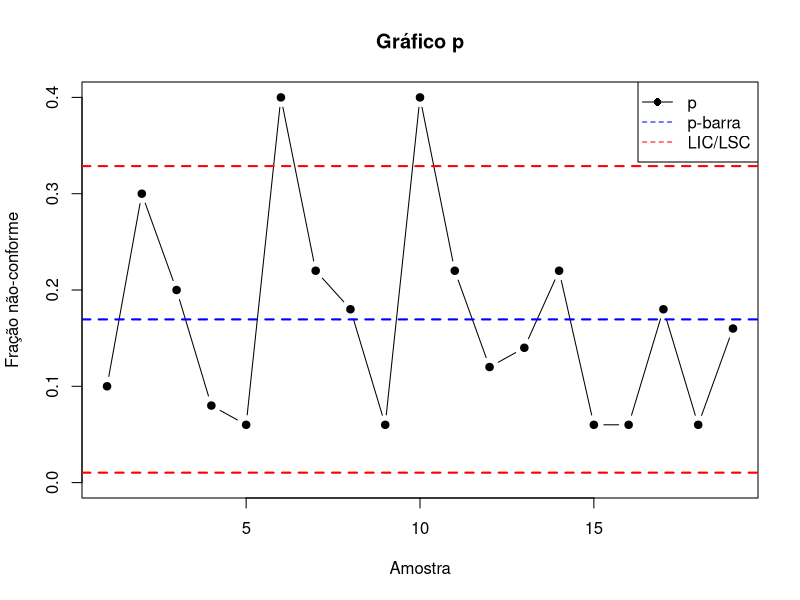
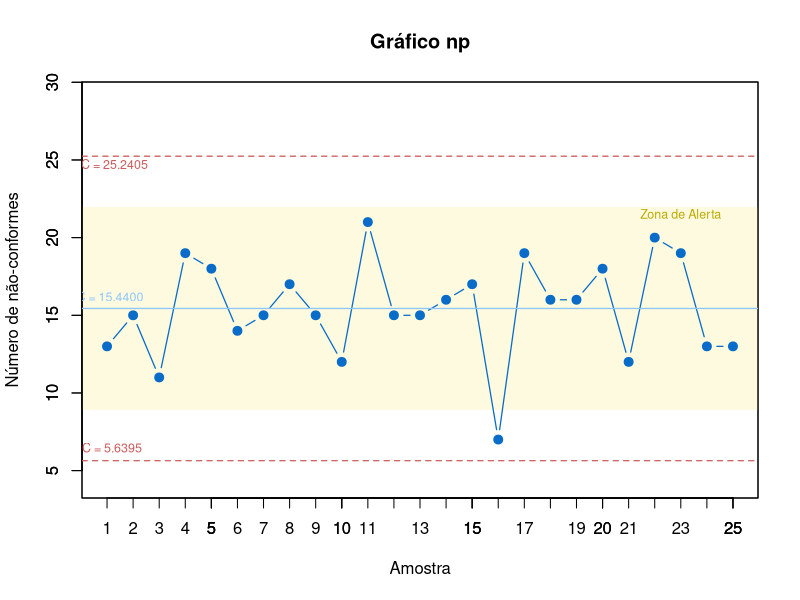
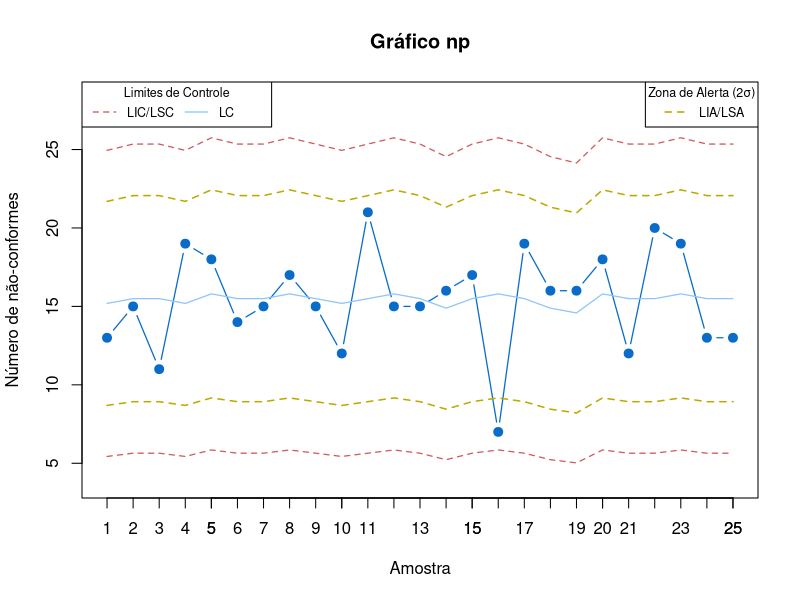
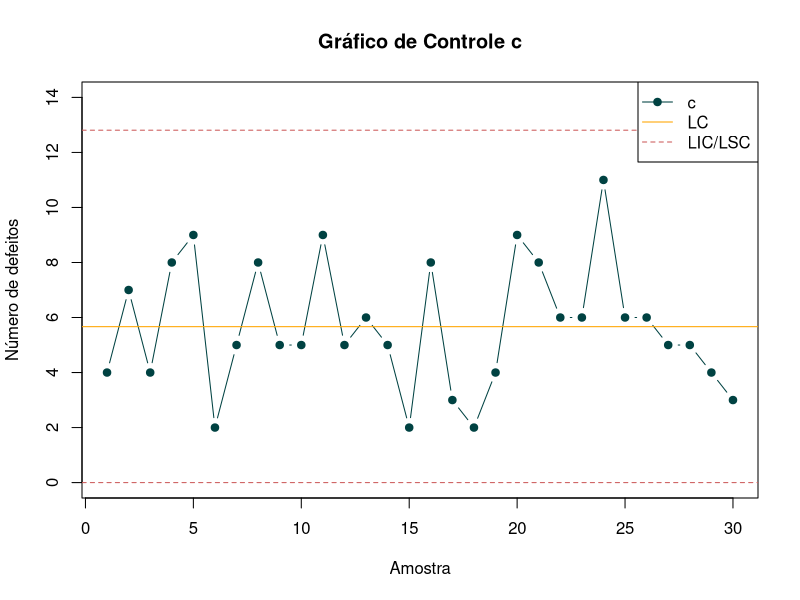
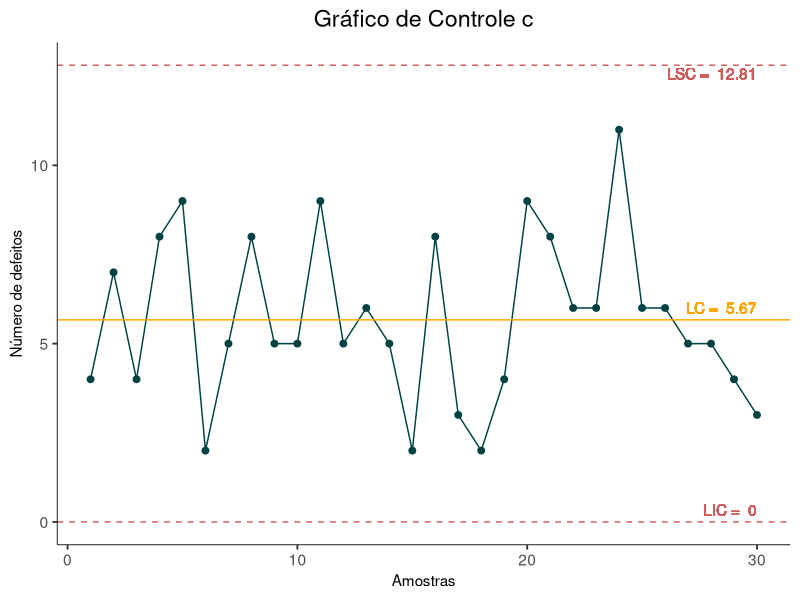
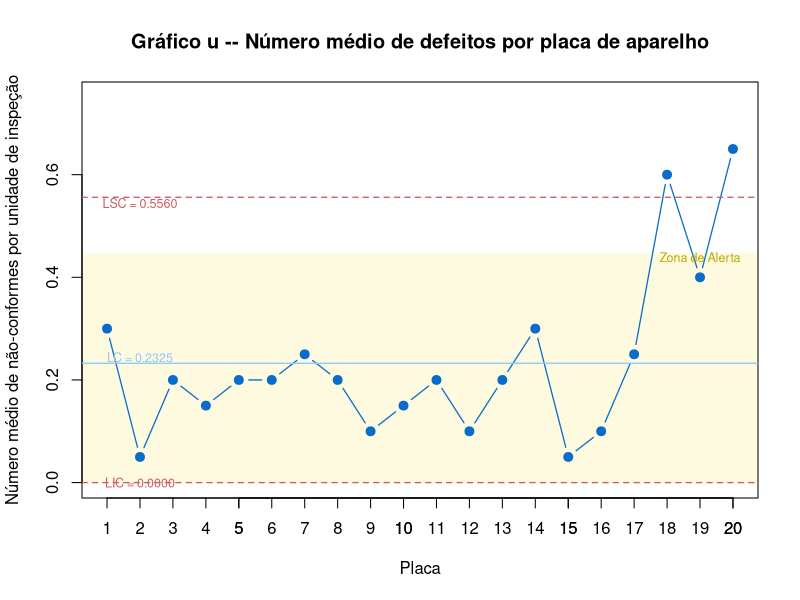
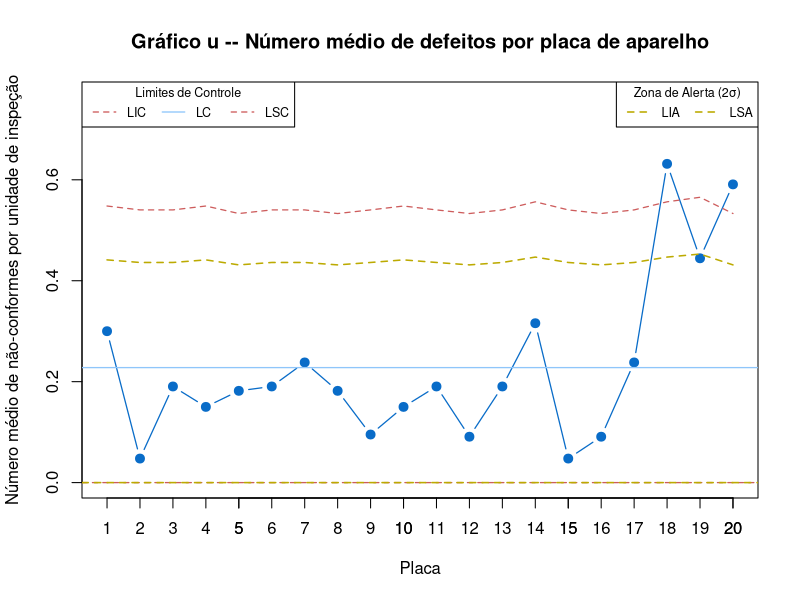

Write the R code that produced these figures, in order.
## ---- chunk 1
dados <- data.frame(
  Amostra = 1:19,
  Di = c(5, 15, 10, 4, 3, 20, 11, 9, 3, 20, 11, 6, 7, 11, 3, 3, 9, 3, 8),
  pi = c(0.1, 0.3, 0.2, 0.08, 0.06, 0.4, 0.22, 0.18, 0.06, 0.4, 0.22, 0.12, 0.14, 0.22, 0.06, 0.06, 0.18, 0.06, 0.16)
)

# Proporção média
p_barra <- mean(dados$pi)
p_barra

#Cálculo dos limites
LSC = p_barra + 3*sqrt((p_barra*(1-p_barra))/50)
LC = p_barra
LIC = p_barra - 3*sqrt((p_barra*(1-p_barra))/50)

cbind(LSC, LIC, LC)
## ---- chunk 2
plot(dados$pi, type = "b", pch = 19, ylim = c(0, max(LSC, max(dados$pi))),
     col = "black",
     main = "Gráfico p",
     ylab = "Fração não-conforme", xlab = "Amostra")

abline(h = c(LSC, LC, LIC), col = c("red", "blue", "red"), 
       lty = c(2,2,2), lwd = 2)

# Legenda
legend("topright", legend = c("p", "p-barra", "LIC/LSC"),
       col = c("black", "blue", "red"), lty = c(1,2,2), pch = c(16, NA, NA))
## ---- chunk 3
require(glue)
n = 50 
set.seed(1235)
D_i = round(rbinom(n=25, size=50, prob=.30),0)
p_i = sapply(D_i, function(x) x / n)

# União de dados em um dataframe
dados = data.frame(Amostra=1:length(D_i), D_i=D_i, p_i=p_i)

# Média das proporções
media_p = mean(p_i)

# Valores de interesse
lc = n*media_p
lsc = n*media_p + 3*sqrt(n*media_p*(1 - media_p))
lic = n*media_p - 3*sqrt(n*media_p*(1 - media_p))

# Valores de alerta (2σ)
lsc_a = n*media_p + 2*sqrt(n*media_p*(1 - media_p))
lic_a = n*media_p - 2*sqrt(n*media_p*(1 - media_p))

# Gráfico np
#par(mfrow = c(1, 1))
# Plot em branco -- definição de limites dos eixos
plot(1:10, 1:10, type = "n", xlab='',ylab='',
	ylim = c(lic*.75, lsc*1.15), xlim = c(1, nrow(dados)))

# Zona de alerta -- deve ser plotado primeiro para permanecer ao fundo
rect(ybottom = lic_a, ytop = lsc_a, xleft=0, xright=26,
	col = rgb(248/255,238/255,153/255, alpha=.30), border = NA)

par(new = TRUE)
plot(dados$D_i, lty = 1, lwd=1.25, pch=19, cex=1.15, type='b',
	ylim = c(lic*.75, lsc*1.15), xlim = c(1, nrow(dados)),
	col='#096CC8', xlab='Amostra', ylab='Número de não-conformes',
	main = 'Gráfico np')
axis(side = 1, at = dados$Amostra, labels=dados$Amostra)

# Plotagem das Linhas dos Limites de Controle
abline(h = c(lsc, lc, lic), col = c('#CD5C5C', '#8FC6FA', '#CD5C5C'),
	lty = c(2,1,2), lwd = 1.25)
text(x = c(1,1,1,23), y = c(lic*1.15,lc*1.05,lsc*0.98, lsc_a*0.98), 
	labels = c(glue("LIC = {sprintf('%.4f', lic)}"), 
		glue("LC = {sprintf('%.4f', lc)}"), 
		glue("LSC = {sprintf('%.4f', lsc)}"), 'Zona de Alerta'), 
	col=c('#CD5C5C', '#8FC6FA', '#CD5C5C','#BCAA01'), cex=.75)

## ---- chunk 4
require(glue)
set.seed(1235)
n_j = sample(48:52, 25, replace=TRUE)                     # Subgrupos variáveis
D_i = c(13,15,11,19,18,14,15,17,15,12,21,15,15,16,17,7,19,16,16,18,12,20,19,13,13)           # Número de defeitos
p_i = D_i / n_j                                           # Proporção de defeitos

# União de dados em um dataframe
dados = data.frame(Amostra=1:length(D_i), D_i=D_i, n_j=n_j, p_i=p_i)

# Média das proporções
media_p = mean(dados$p_i)

# Valores de interesse
lc = n_j*media_p
lsc = n_j*media_p + 3*sqrt(n_j*media_p*(1 - media_p))
lic = n_j*media_p - 3*sqrt(n_j*media_p*(1 - media_p))

# Valores de alerta (2σ)
lsc_a = n_j*media_p + 2*sqrt(n_j*media_p*(1 - media_p))
lic_a = n_j*media_p - 2*sqrt(n_j*media_p*(1 - media_p))

# Gráfico np
#par(mfrow = c(1, 1))
plot(dados$D_i,                                              # Número de defeitos (Di)
	type='b',                                                # tipo de gráfico: linhas com pontos
	lty = 1,                                                 # configuração da linha: contínua
	lwd=1.25,                                                # espessura da linha: 1.25
	pch=19,                                                  # tipo de marcador: ponto cheio
	cex=1.15,                                                # proporção relativa do tamamho dos elementos gráficos
	xlim = c(1, nrow(dados)),                                # limites de x: de a 25 (número de linhas do dataframe)
	ylim = c(min(lic)*0.75,max(lsc)*1.1),                    # limites de y: relativo a 75% do mínimo valor de LIC / relativo a 110% do máximo valor de LSC
	col='#096CC8',                                         # cor da linha e dos pontos 
	xlab='Amostra',                                          # Rótulo do eixo x
	ylab='Número de não-conformes',                          # Rótulo do eixo y
	main = 'Gráfico np')                                     # Título do gráfico
axis(side = 1, at = dados$Amostra, labels=dados$Amostra)     # Formatação dos marcadores do eixo x de acordo com cada amostra

# Plotagem das Linhas dos Limites de Controle
lines(x=dados$Amostra, y = lc, col = '#8FC6FA', lty=1, lwd=1.25)
lines(x=dados$Amostra, y = lsc, col= '#CD5C5C', lty = 2, lwd = 1.25)
lines(x=dados$Amostra, y = lic, col='#CD5C5C', lty = 2, lwd = 1.25)

# Plotagem das Linhas de Alerta
lines(x=dados$Amostra, y = lsc_a, col= '#BCAA01', lty = 2, lwd = 1.5)
lines(x=dados$Amostra, y = lic_a, col= '#BCAA01', lty = 2, lwd = 1.5)

# Configuração das legendas
legend(x='topleft',                                          # Localização da legenda no gráfico: no topo, à esquerda
	legend = c("LIC/LSC", "LC"),                          # Ordem dos itens a aparecer na legenda
	col=c('#CD5C5C','#8FC6FA'),              # Cores de identificação de cada linha de controle
	lty=c(2,1),                                            # Configuração da linha: linha tracejada / linha contínua / linha tracejada
	lwd=1.25,                                                # Espessura da linha (comum a todos os itens da legenda): 1.25
	cex=.75,                                                 # Proporção relativa do tamamho dos elementos gráficos
	horiz=TRUE,                                              # Disposição dos elementos da legenda: horizontal
	title='Limites de Controle')                             # Título da legenda
legend(x='topright', legend = "LIA/LSA", col='#BCAA01', 
	lty=2, lwd=1.5, cex=.75, horiz=TRUE, title='Zona de Alerta (2σ)')

## ---- chunk 5
# Definindo a semente para garantir que os dados sempre sejam os mesmos
set.seed(123)

# Dados simulados com distribuição de Poisson, com média = 5 defeitos por unidade 
amostra <- 1:30
defeitos = rpois(30, lambda = 5)

# transformando em dataframe
tabela = data.frame(Amostra = amostra, Defeitos = defeitos)

# Calculando c
c = sum(defeitos) / length(defeitos)

# Limites de controle
LC  = c                            # Limite central c
LSC = LC + 3 * sqrt(LC)            # Limite superior
LIC = max(LC - 3 * sqrt(LC), 0)    # Limite Inferior

# Plotando o Grafico C
plot(defeitos, 
     type = "b",                            # Estilo de linha com marcadores
     col = "#004242",                       # Cor da linha
     pch = 19,                              # Preenche os pontos da linha
     axes = TRUE,                           # Mantém os eixos padrão
     ylim = c(0,max(defeitos)+3),           # Ajusta o eixo Y
     xlim = c(1,30),                        # Define o eixo X
     xlab = "Amostra",                      # Título do eixo X
     ylab = "Número de defeitos",           # Título do eixo Y
     main = "Gráfico de Controle c")        # Título do gráfico

abline(h = c(LSC,LC,LIC),  # desenha 3 linhas
       lty = c(2,1,2),     # Define os tipos de linha
       col = c("#CD5C5C","orange","#CD5C5C"))

# Legenda
legend("topright", legend = c("c", "LC", "LIC/LSC"),
       col = c("#004242", "orange", "#CD5C5C"), lty = c(1,1,2), pch = c(19, NA, NA))
## ---- chunk 6
library(ggplot2)

# Definindo a semente para garantir que os dados sempre sejam os mesmos
set.seed(123)

# Dados simulados com distribuição de Poisson, com média = 5 defeitos por unidade 
amostra <- 1:30
defeitos = rpois(30, lambda = 5)

# transformando em dataframe
tabela = data.frame(Amostra = amostra, Defeitos = defeitos)

# Calculando c
c = sum(defeitos) / length(defeitos)

# Limites de controle
LC  = c                            # Limite central c
LSC = LC + 3 * sqrt(LC)            # Limite superior
LIC = max(LC - 3 * sqrt(LC), 0)    # Limite Inferior

# Plotando o gráfico no GGplot2

ggplot(tabela, aes(x = Amostra, y = Defeitos)) +
  geom_line(color = '#004242') +
  geom_point(color = '#004242', size = 2) +
  geom_hline(yintercept = LC, color = 'orange', linetype = 'solid') +
  geom_hline(yintercept = LSC, color = '#CD5C5C', linetype = 'dashed') +
  geom_hline(yintercept = LIC, color = '#CD5C5C', linetype = 'dashed') +
  
  # Adicionando valores
  geom_text(aes(x = max(Amostra), y = LC, label = paste('LC = ',round(LC,2))),
            vjust = -0.5, hjust = 1, color = 'orange') +
  geom_text(aes(x = max(Amostra), y = LSC, label = paste('LSC = ',round(LSC,2))),
            vjust = 1.2, hjust = 1, color = '#CD5C5C') +
  geom_text(aes(x = max(Amostra), y = LIC, label = paste('LIC = ',round(LIC,2))),
            vjust = -0.5, hjust = 1, color = '#CD5C5C') +
  
  labs(title = "Gráfico de Controle c",
       y = "Número de defeitos",
       x = "Amostras") +
  theme_classic(base_size = 14) +
    theme(plot.title = element_text(hjust = 0.5),
          axis.line = element_line(linewidth = 0.3),
          axis.title = element_text(size = 11),
          panel.grid = element_blank())

## ---- chunk 7
#library(reticulate)
#reticulate::virtualenv_create("r-reticulate")
#reticulate::use_virtualenv("r-reticulate", required = TRUE)
#reticulate::use_python("C:\\Users\\Ingrid M\\AppData\\Local\\Programs\\Python\\Python313\\python.exe")
#reticulate::py_install(c("scipy","seaborn","tabulate"))
#reticulate::py_require(c("scipy","seaborn","tabulate"))

## ---- chunk 8
# Vetores extraídos do arquivo
require(glue)
n = 20
placa = 1:20
defeitos = c(6, 1, 4, 3, 4, 4, 5, 4, 2, 3, 4, 2, 4, 6, 1, 2, 5, 12, 8, 13)
u_i = defeitos / n

placas = data.frame(Placa = placa, Defeitos = defeitos, u_i = u_i)

# Limites de controle
lc_u = mean(placas$u_i)
lsc_u = lc_u + 3*sqrt(lc_u/n)
lic_u = max(lc_u - 3*sqrt(lc_u/n), 0)

# Limites da Zona de Alerta
lsa_u = lc_u + 2*sqrt(lc_u/n)
lia_u = max(lc_u - 3*sqrt(lc_u/n), 0)

# Gráfico u -- Número médio de defeitos por unidade de inspeção
par(mfrow = c(1, 1))
# Plot em branco -- definição de limites dos eixos
plot(1:20, 1:20, type = "n", xlab='',ylab='',
	ylim = c(lic_u*.75, lsc_u*1.35), xlim = c(1, nrow(placas)), axes=F)

# Zona de alerta -- deve ser plotado primeiro para permanecer ao fundo
rect(ybottom = lia_u, ytop = lsa_u, xleft=0, xright=21,
	col = rgb(248/255,238/255,153/255, alpha=.30), border = NA)

par(new = TRUE)
plot(placas$u_i, lty = 1, lwd=1.25, pch=19, cex=1.15, type='b',
	xlim = c(1, nrow(placas)), ylim = c(min(lic_u)*0.75, max(lsc_u)*1.35),
	col='#096CC8', xlab='Placa', ylab='Número médio de não-conformes por unidade de inspeção',
	main = 'Gráfico u -- Número médio de defeitos por placa de aparelho')
axis(side = 1, at = placas$Placa, labels=placas$Placa)

# Plotagem das Linhas dos Limites de Controle
abline(h = c(lsc_u, lc_u, lic_u), col = c('#CD5C5C', '#8FC6FA', '#CD5C5C'),
	lty = c(2,1,2), lwd = 1.25)
text(x = c(2,2,2,19), y = c(lic_u*1.15,lc_u*1.05,lsc_u*0.98, lsa_u*0.98), 
	labels = c(glue("LIC = {sprintf('%.4f', lic_u)}"), 
		glue("LC = {sprintf('%.4f', lc_u)}"), 
		glue("LSC = {sprintf('%.4f', lsc_u)}"), 'Zona de Alerta'), 
	col=c('#CD5C5C', '#8FC6FA', '#CD5C5C','#BCAA01'), cex=.75)
## ---- chunk 9

set.seed(1235)
n_j = sample(18:22, 20, replace=TRUE)
placa = 1:20
defeitos = c(6, 1, 4, 3, 4, 4, 5, 4, 2, 3, 4, 2, 4, 6, 1, 2, 5, 12, 8, 13)
u_i = defeitos / n_j

placas = data.frame(Placa = placa, Amostra = n, Defeitos = defeitos, u_i = u_i)

# Limites de controle
lc_u = mean(placas$u_i)
lsc_u = lc_u + 3*sqrt(lc_u/n_j)
lic_u = max(lc_u - 3*sqrt(lc_u/n_j), 0)

# Limites da Zona de Alerta
lsa_u = lc_u + 2*sqrt(lc_u/n_j)
lia_u = max(lc_u - 3*sqrt(lc_u/n_j), 0)

# Gráfico u -- Número médio de defeitos por unidade de inspeção
#par(mfrow = c(1, 1))
plot(placas$u_i, lty = 1, lwd=1.25, pch=19, cex=1.15, type='b',
	xlim = c(1, nrow(placas)), ylim = c(min(lic_u)*0.75, max(lsc_u)*1.35),
	col='#096CC8', xlab='Placa', ylab='Número médio de não-conformes por unidade de inspeção',
	main = 'Gráfico u -- Número médio de defeitos por placa de aparelho')
axis(side = 1, at = placas$Placa, labels=placas$Placa)

# Plotagem das Linhas dos Limites de Controle
abline(h = lc_u, col = '#8FC6FA', lty=1, lwd=1.25)
lines(x=placas$Placa, y = lsc_u, col= '#CD5C5C', lty = 2, lwd = 1.25)
abline(h = lic_u, col='#CD5C5C', lty = 2, lwd = 1.25)

# Plotagem das Linhas de Alerta
lines(x=placas$Placa, y = lsa_u, col= '#BCAA01', lty = 2, lwd = 1.5)
abline(h = lia_u, col= '#BCAA01', lty = 2, lwd = 1.5)

# Configuração das legendas
legend(x='topleft',legend = c("LIC", "LC", "LSC"), col=c('#CD5C5C','#8FC6FA','#CD5C5C'), 
	lty=c(2,1,2), lwd=1.25, cex=.75, horiz=TRUE, title='Limites de Controle')
legend(x='topright', legend = c("LIA", "LSA"), col='#BCAA01',
	lty=2, lwd=1.5, cex=.75, horiz=TRUE, title='Zona de Alerta (2σ)')
